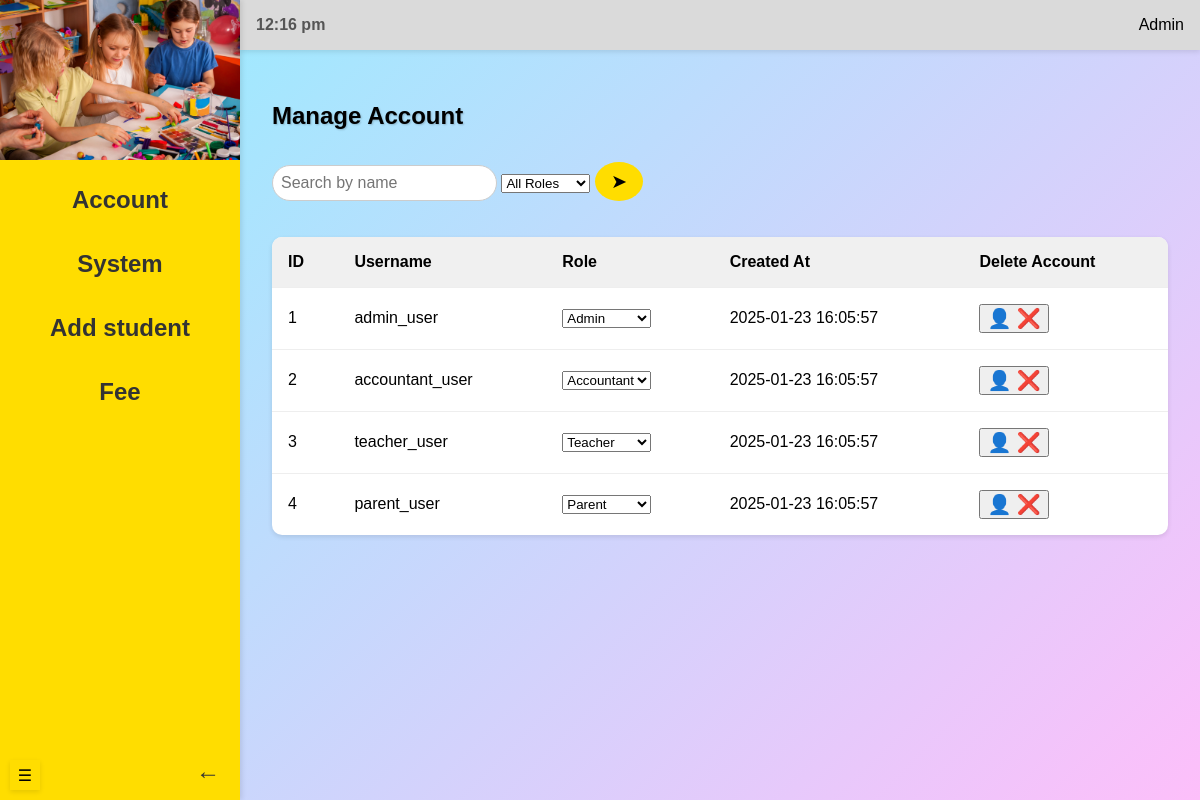
The app's page /admin/manage-account (signed in), older data.
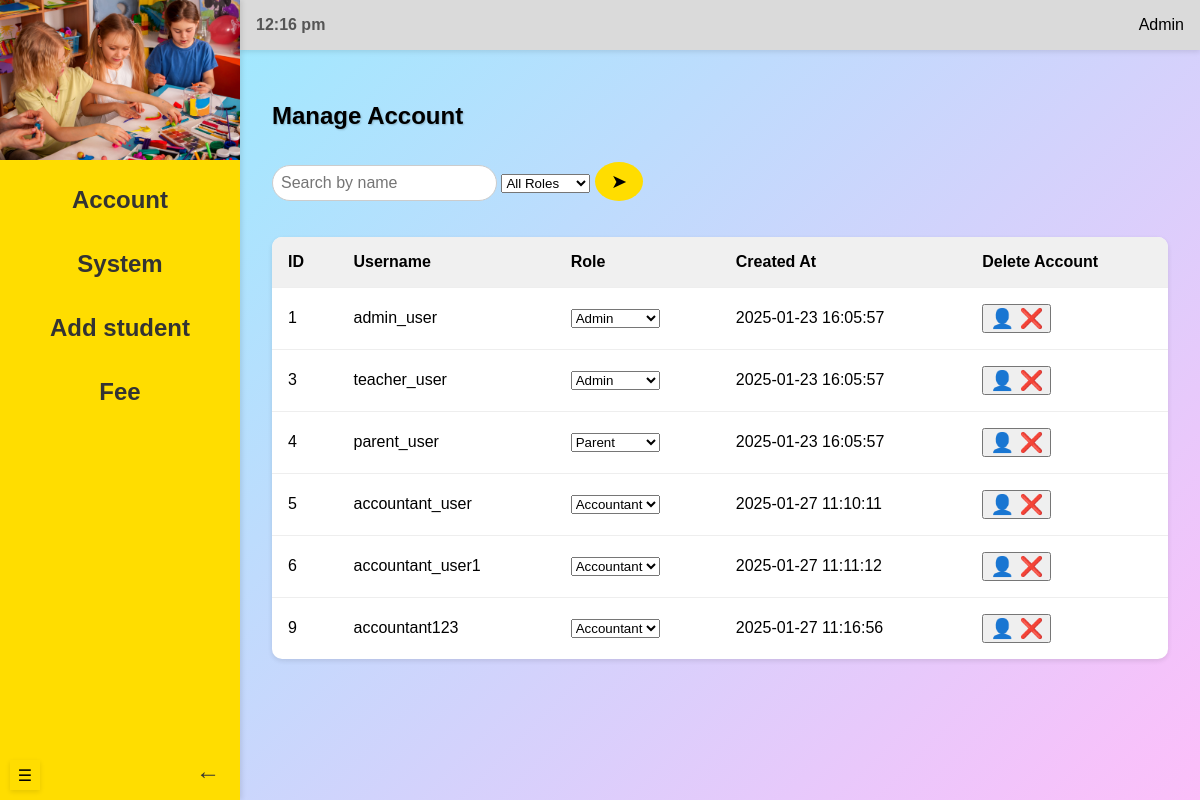
The same page, newer data.
### models.py (models this page shows)
class User(db.Model, UserMixin):
    __tablename__ = 'users'
    id = db.Column(db.Integer, primary_key=True, autoincrement=True)
    username = db.Column(db.String(255), unique=True, nullable=False)
    email = db.Column(db.String(255), unique=True, nullable=False)
    password = db.Column(db.String(255), nullable=False)
    role = db.Column(
        db.Enum('admin', 'accountant', 'teacher', 'parent', name='user_roles'),
        nullable=False
    )
    created_at = db.Column(db.DateTime, default=func.current_timestamp())
    flag = db.Column(db.Boolean, default=True)
    students = db.relationship('Student', backref='guardian', cascade='all, delete-orphan')
    payments = db.relationship('Payment', backref='user', cascade='all, delete-orphan')
    notifications = db.relationship('Notification', backref='user', cascade='all, delete-orphan')

### routes/admin_routes.py (the view)
@admin_blueprint.route("/manage-account", methods=["GET", "POST"])
@login_required
def manageAccount():
    from datetime import datetime
    users = User.query.all()
    now = datetime.now()
    search = request.args.get('search', '')
    role = request.args.get('role', '')
    return render_template("manageAccount.html", users=users, now=now, search=search, role=role)

### app.py (called while the page is built)
@login_manager.user_loader
def load_user(user_id):
    return User.query.get(int(user_id))

### templates/manageAccount.html (shortened to what this page needs)
<!DOCTYPE html>
<html lang="en">
<head>
    <link rel="stylesheet" href="{{ url_for('static', filename='manageAccount.css') }}">
</head>
<body>
    <div id="mySidebar" class="sidebar">
        <div class="logo-section">
            <img src="{{ url_for('static', filename='images/kids.jpeg') }}">
        </div>
        <nav class="menu">
            <div class="dropdown">
                <button class="dropdown-btn">Account</button>
            </div>
            <div class="dropdown">
                <button class="dropdown-btn">System</button>
            </div>
            <div class="dropdown">
                <button class="dropdown-btn">Add student</button>
            </div>
            <div class="dropdown">
                <button class="dropdown-btn">Fee</button>
            </div>
        </nav>
        <div class="logout-section">
            <a href="/logout">&#x2190;</a>
        </div>
    </div>
    <button class="collapse-button">&#9776;</button>
    <div class="main-content">
        <header class="header">
            <div class="time">08:27am</div>
            <div class="admin-section">
                <span>Admin</span>
            </div>
        </header>
        <section class="content">
            <div class="header-container">
                <h1>Manage Account</h1>
            </div>
            <div class="search-bar">
                <form method="GET" action="{{ url_for('admin.manageAccount') }}">
                    <input type="text" name="search" placeholder="Search by name" value="{{ request.args.get('search', '') }}">
                    <select name="role">
                        <option value="">All Roles</option>
                    </select>
                    <button type="submit">&#x27A4;</button>
                </form>
            </div>
            <br><br>
            <div class="table-container">
                <table id="myTable2">
                    <thead>
                        <tr>
                            <th>ID</th>
                            <th>Username</th>
                            <th>Role</th>
                            <th>Created At</th>
                            <th>Delete Account</th>
                        </tr>
                    </thead>
                    <tbody>
                        {% for user in users %}
                            {% if (not search or search.lower() in user.username.lower())
                            and (not role or role == user.role) %}
                                <tr>
                                    <td>{{ user.id }}</td>
                                    <td>{{ user.username }}</td>
                                    <td>
                                        <select class="role-select" data-user-id="{{ user.id }}">
                                            <option value="admin" {% if user.role == 'admin' %}selected{% endif %}>Admin</option>
                                            <option value="teacher" {% if user.role == 'teacher' %}selected{% endif %}>Teacher</option>
                                            <option value="accountant" {% if user.role == 'accountant' %}selected{% endif %}>Accountant</option>
                                            <option value="parent" {% if user.role == 'parent' %}selected{% endif %}>Parent</option>
                                        </select>
                                    </td>
                                    <td>{{ user.created_at }}</td>
                                    <td>
                                        <button class="delete-icon" data-user-id="{{ user.id }}">&#128100; &#10060;</button>
                                    </td>
                                </tr>
                            {% endif %}
                        {% endfor %}
                    </tbody>
                </table>
            </div>
        </section>
    </div>
</body>
</html>

### static/manageAccount.css (style rules this page uses)
body { margin: 0; font-family: Arial, sans-serif; display: flex; height: 100vh; background: linear-gradient(135deg, #93efff, #fdbffa); transition: margin-left 0.3s ease; overflow: hidden; }
.sidebar { width: 20%; height: 100vh; background-color: #FFDD00; color: #333; display: flex; flex-direction: column; justify-content: flex-start; position: fixed; top: 0; left: 0; z-index: 2; padding: 0; box-shadow: 2px 0 5px rgba(0, 0, 0, 0.1); transition: width 0.3s ease, visibility 0.3s ease; overflow: hidden; }
.dropdown { text-align: center; width: 100%; }
.dropdown-btn { width: 100%; text-align: center; padding: 10px; font-size: 1.5rem; font-weight: bold; background: transparent; border: none; cursor: pointer; color: #333; display: flex; justify-content: center; align-items: center; text-align: center; transition: transform 0.3s ease, background 0.3s ease; }
.logo-section { width: 100%; height: 20%; display: flex; justify-content: center; align-items: center; overflow: hidden; margin: 0; padding: 0; }
.logo-section img { width: 100%; height: auto; }
.menu { display: flex; flex-direction: column; text-align: center; gap: 1rem; margin-top: 1rem; padding: 0; }
.logout-section { display: flex; justify-content: space-between; align-items: center; margin-top: auto; }
.logout-section a { position: absolute; bottom: 10px; right: 10px; text-decoration: none; color: #333; font-size: 1.5rem; padding: 5px 10px; background: transparent; border: none; cursor: pointer; transition: color 0.3s ease; }
.collapse-button { position: absolute; bottom: 10px; left: 10px; width: 30px; height: 30px; font-size: 1rem; background: #FFDD00; border: none; border-radius: 0; cursor: pointer; z-index: 3; transition: all 0.3s ease; text-align: center; box-shadow: 0 2px 5px rgba(0, 0, 0, 0.1); }
.main-content { flex: 1; display: flex; flex-direction: column; margin-left: 20%; transition: margin-left 0.3s ease; }
.header { background: #DADADA; padding: 1rem; display: flex; justify-content: space-between; align-items: center; box-shadow: 0 2px 5px rgba(0, 0, 0, 0.1); }
.header .time { font-weight: bold; color: #555; }
.header-container { display: flex; justify-content: space-between; align-items: center; margin-bottom: 1rem; }
.search-bar { display: flex; gap: 0.5rem; }
.search-bar input { padding: 0.5rem; border: 1px solid #ccc; border-radius: 20px; outline: none; font-size: 1rem; }
.search-bar button { padding: 0.5rem 1rem; background: #FFDD00; border: none; border-radius: 50%; cursor: pointer; font-size: 1.2rem; transition: background 0.3s; }
.admin-section { display: flex; align-items: center; gap: 0.5rem; }
.content { padding: 2rem; overflow-y: auto; }
.content h1 { margin-bottom: 1rem; font-size: 1.5rem; text-shadow: 1px 1px 2px rgba(0, 0, 0, 0.2); }
table { width: 100%; border-collapse: collapse; background: #fff; box-shadow: 0 2px 5px rgba(0, 0, 0, 0.1); border-radius: 10px; overflow: hidden; }
table th, table td { text-align: left; padding: 1rem; border-bottom: 1px solid #eee; }
table th { background: #f0f0f0; font-weight: bold; cursor: pointer; }
table tbody tr:last-child td { border-bottom: none; }
.delete-icon { color: red; font-size: 1.2rem; cursor: pointer; }

Row changes from the older to the newer data that the page shows:
removed User: id "2", username "accountant_user", role+id "Accountant", created_at "2025-01-23 16:05:57"
changed User "teacher_user": role+id "Teacher" → "Admin"
added User: id "5", username "accountant_user", role+id "Accountant", created_at "2025-01-27 11:10:11"
added User: id "6", username "accountant_user1", role+id "Accountant", created_at "2025-01-27 11:11:12"
added User: id "9", username "accountant123", role+id "Accountant", created_at "2025-01-27 11:16:56"
